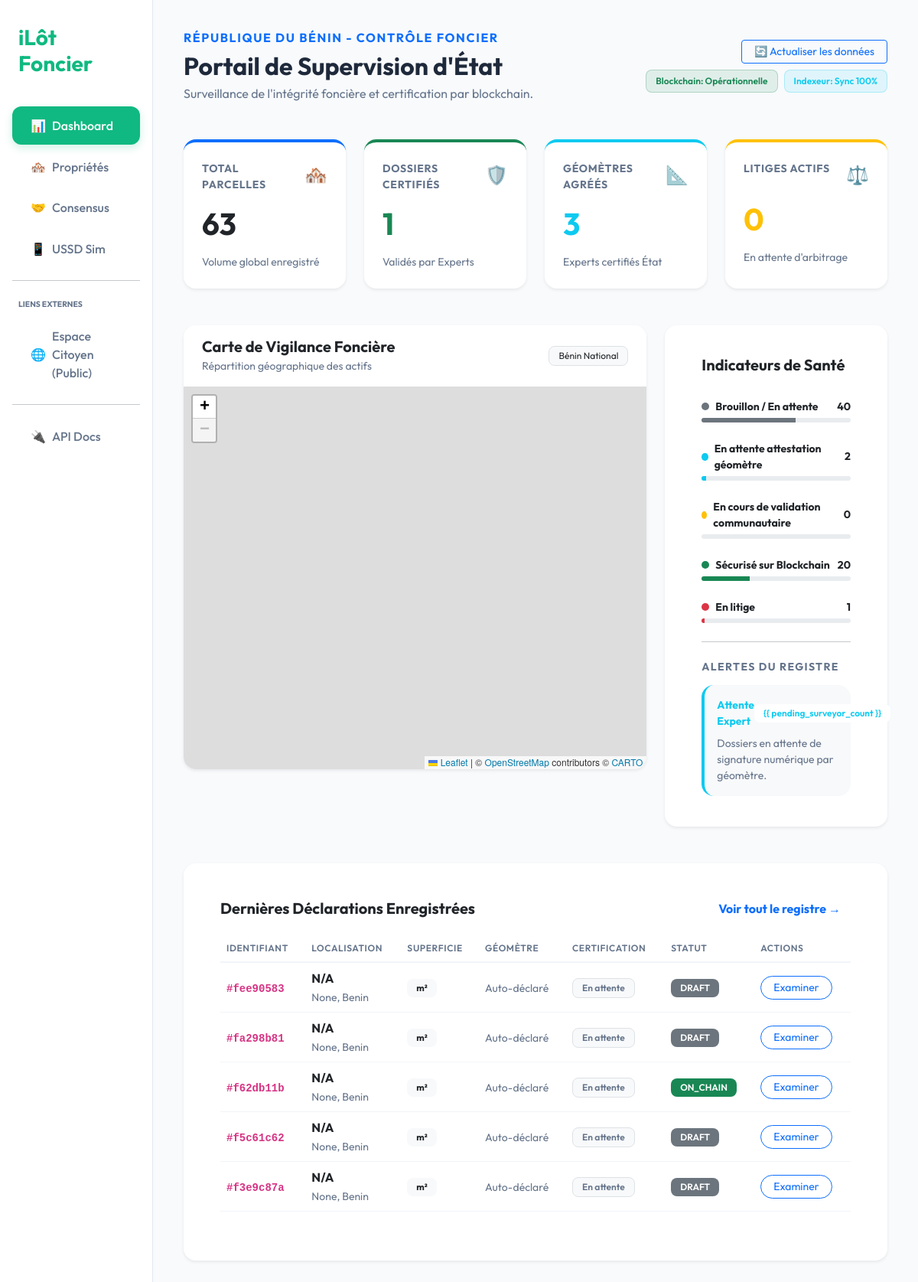
Page /supervision/ on the committed database.
### land_registry/models.py (models this page shows, shortened)
class Property(models.Model):
    class Status(models.TextChoices):
        DRAFT = 'DRAFT', _('Brouillon / En attente')
        PENDING_SURVEYOR = 'PENDING_SURVEYOR', _('En attente attestation géomètre')
        VALIDATING = 'VALIDATING', _('En cours de validation communautaire')
        ON_CHAIN = 'ON_CHAIN', _('Sécurisé sur Blockchain')
        DISPUTED = 'DISPUTED', _('En litige')
    id = models.UUIDField(primary_key=True, default=uuid.uuid4, editable=False)
    on_chain_id = models.DecimalField(max_digits=78, decimal_places=0, unique=True, null=True, blank=True, help_text="Token ID (uint256) sur le contrat")
    owner_wallet = models.ForeignKey(User, on_delete=models.PROTECT, related_name='properties', to_field='wallet_address', db_column='owner_wallet')
    country = models.CharField(max_length=100, default='Benin', help_text="Pays de la parcelle")
    gps_centroid = models.JSONField(help_text="Point central {lat: float, lng: float}")
    gps_boundaries = models.JSONField(help_text="Limites exactes [ {lat, lng}, ... ]")
    area_sqm = models.FloatField(null=True, blank=True, help_text="Superficie en m²")
    area_cadastral = models.CharField(max_length=50, null=True, blank=True, help_text="Superficie format cadastral (ex: 01ha 20a 15ca)")
    district = models.CharField(max_length=100, null=True, blank=True, help_text="Nom de l'arrondissement")
    village = models.CharField(max_length=100, null=True, blank=True, help_text="Quartier / Village")
    surveyor = models.ForeignKey(AuthorizedSurveyor, on_delete=models.SET_NULL, null=True, blank=True, related_name='properties')
    surveyor_name = models.CharField(max_length=255, null=True, blank=True, help_text="Nom saisi (si hors liste)")
    is_surveyor_validated = models.BooleanField(default=False, help_text="Le géomètre a-t-il certifié les mesures ?")
    status = models.CharField(max_length=20, choices=Status.choices, default=Status.DRAFT, db_index=True)
    @property
    def is_certified(self):
        witness_count = self.witnesses.filter(is_confirmed=True).count()
        return self.is_surveyor_validated and witness_count >= 2
    last_sync_block = models.BigIntegerField(null=True, blank=True, help_text="Dernier bloc synchronisé")
    class Meta:
        db_table = 'properties'
        verbose_name = _("Propriété")
        verbose_name_plural = _("Propriétés")
        indexes = [
            models.Index(fields=['status']),
            models.Index(fields=['owner_wallet']),
        ]

### land_registry/views.py (the view)
# urls.py: path('supervision/', dashboard, name='dashboard'),
def dashboard(request):
    total_properties = Property.objects.count()
    certified_count = sum(1 for p in Property.objects.all() if p.is_certified)
    active_surveyors_count = AuthorizedSurveyor.objects.filter(is_active=True).count()
    pending_surveyor_count = Property.objects.filter(status=Property.Status.PENDING_SURVEYOR).count()
    raw_stats = {s['status']: s['count'] for s in Property.objects.values('status').annotate(count=Count('status'))}
    properties_by_status = []
    for status_code, status_label in Property.Status.choices:
        properties_by_status.append({
            'status': status_code,
            'label': status_label,
            'count': raw_stats.get(status_code, 0)
        })
    total_users = User.objects.count()
    witnesses_count = PropertyWitness.objects.count() # On compte les enregistrements de témoins
    pending_validations = ValidationRequest.objects.filter(status=ValidationRequest.Status.OPEN).count()
    all_properties = Property.objects.all().select_related('surveyor')
    properties_json = []
    for p in all_properties:
        properties_json.append({
            'id': str(p.id),
            'lat': float(p.gps_centroid.get('lat', 0)),
            'lng': float(p.gps_centroid.get('lng', 0)),
            'status': p.status,
            'village': p.village or "N/A",
            'is_certified': p.is_certified
        })
    recent_properties = all_properties.order_by('-id')[:5]
    context = {
        'total_properties': total_properties,
        'properties_by_status': properties_by_status,
        'total_users': total_users,
        'witnesses_count': witnesses_count,
        'pending_validations': pending_validations,
        'certified_count': certified_count,
        'active_surveyors_count': active_surveyors_count,
        'pending_surveyor_count': pending_surveyor_count,
        'properties_json': properties_json,
        'recent_properties': recent_properties
    }
    return render(request, 'dashboard.html', context)

### templates/dashboard.html (shortened to what this page needs)
{% extends 'base.html' %}
{% block content %}
<div class="d-flex justify-content-between align-items-center mb-5">
    <div>
        <h6 class="text-primary fw-bold text-uppercase mb-2" style="letter-spacing: 0.1em;">RÉPUBLIQUE DU BÉNIN -
            CONTRÔLE FONCIER</h6>
        <h1 class="h2 fw-bold mb-1">Portail de Supervision d'État</h1>
        <p class="text-muted mb-0">Surveillance de l'intégrité foncière et certification par blockchain.</p>
    </div>
    <div class="text-end">
        <button class="btn btn-outline-primary btn-sm px-3 mb-2" onclick="location.reload()">
            🔄 Actualiser les données
        </button>
        <div class="d-flex gap-2">
            <span
                class="badge bg-success bg-opacity-10 text-success border border-success border-opacity-25 py-2">Blockchain:
                Opérationnelle</span>
            <span class="badge bg-info bg-opacity-10 text-info border border-info border-opacity-25 py-2">Indexeur: Sync
                100%</span>
        </div>
    </div>
</div>
<div class="row g-4 mb-5">
    <div class="col-md-3">
        <div class="card h-100 border-0 border-top border-4 border-primary shadow-sm p-4 rounded-4 bg-white">
            <div class="d-flex justify-content-between align-items-start mb-3">
                <small class="text-muted fw-bold text-uppercase" style="letter-spacing: 0.05em;">Total Parcelles</small>
                <span class="fs-4">🏘️</span>
            </div>
            <h2 class="display-6 fw-bold mb-0 text-dark">{{ total_properties }}</h2>
            <div class="mt-3 small">
                <span class="text-muted">Volume global enregistré</span>
            </div>
        </div>
    </div>
    <div class="col-md-3">
        <div class="card h-100 border-0 border-top border-4 border-success shadow-sm p-4 rounded-4 bg-white">
            <div class="d-flex justify-content-between align-items-start mb-3">
                <small class="text-muted fw-bold text-uppercase" style="letter-spacing: 0.05em;">Dossiers
                    Certifiés</small>
                <span class="fs-4">🛡️</span>
            </div>
            <h2 class="display-6 fw-bold mb-0 text-success">{{ certified_count }}</h2>
            <div class="mt-3 small">
                <span class="text-muted text-success-emphasis">Validés par Experts</span>
            </div>
        </div>
    </div>
    <div class="col-md-3">
        <div class="card h-100 border-0 border-top border-4 border-info shadow-sm p-4 rounded-4 bg-white">
            <div class="d-flex justify-content-between align-items-start mb-3">
                <small class="text-muted fw-bold text-uppercase" style="letter-spacing: 0.05em;">Géomètres
                    Agréés</small>
                <span class="fs-4">📐</span>
            </div>
            <h2 class="display-6 fw-bold mb-0 text-info">{{ active_surveyors_count }}</h2>
            <div class="mt-3 small">
                <span class="text-muted">Experts certifiés État</span>
            </div>
        </div>
    </div>
    <div class="col-md-3">
        <div class="card h-100 border-0 border-top border-4 border-warning shadow-sm p-4 rounded-4 bg-white">
            <div class="d-flex justify-content-between align-items-start mb-3">
                <small class="text-muted fw-bold text-uppercase" style="letter-spacing: 0.05em;">Litiges Actifs</small>
                <span class="fs-4">⚖️</span>
            </div>
            <h2 class="display-6 fw-bold mb-0 text-warning">0</h2>
            <div class="mt-3 small">
                <span class="text-muted">En attente d'arbitrage</span>
            </div>
        </div>
    </div>
</div>
<div class="row g-4 mb-5">
    <div class="col-lg-8">
        <div class="card border-0 shadow-sm rounded-4 overflow-hidden p-0">
            <div class="card-header bg-white border-0 py-3 px-4 d-flex justify-content-between align-items-center">
                <div>
                    <h5 class="fw-bold mb-0">Carte de Vigilance Foncière</h5>
                    <small class="text-muted">Répartition géographique des actifs</small>
                </div>
                <div class="badge bg-light text-dark border fw-normal">Bénin National</div>
            </div>
            <div id="overviewMap" style="height: 500px; width: 100%;"></div>
        </div>
    </div>
    <div class="col-lg-4">
        <div class="card border-0 shadow-sm rounded-4 h-100 bg-white">
            <div class="card-header bg-white border-0 py-3 px-4">
                <h5 class="fw-bold mb-0">Indicateurs de Santé</h5>
            </div>
            <div class="card-body px-4">
                {% for stat in properties_by_status %}
                <div class="mb-4">
                    <div class="d-flex justify-content-between align-items-center mb-1">
                        <div class="d-flex align-items-center">
                            <span
                                class="dot me-2 {% if stat.status == 'ON_CHAIN' %}bg-success{% elif stat.status == 'VALIDATING' %}bg-warning{% elif stat.status == 'DISPUTED' %}bg-danger{% elif stat.status == 'PENDING_SURVEYOR' %}bg-info{% else %}bg-secondary{% endif %}"></span>
                            <span class="fw-bold small text-dark">{{ stat.label }}</span>
                        </div>
                        <span class="fw-bold small">{{ stat.count }}</span>
                    </div>
                    {% widthratio stat.count total_properties 100 as pct %}
                    <div class="progress" style="height: 6px;">
                        <div class="progress-bar {% if stat.status == 'ON_CHAIN' %}bg-success{% elif stat.status == 'VALIDATING' %}bg-warning{% elif stat.status == 'DISPUTED' %}bg-danger{% elif stat.status == 'PENDING_SURVEYOR' %}bg-info{% else %}bg-secondary{% endif %}"
                            role="progressbar" style="width: {{ pct }}%"></div>
                    </div>
                </div>
                {% endfor %}
                <hr class="my-4 opacity-10">
                <h6 class="fw-bold mb-3 small text-muted text-uppercase" style="letter-spacing: 0.1em;">Alertes du
                    Registre</h6>
                <div class="p-3 bg-light rounded-4 border-start border-4 border-info">
                    <div class="d-flex justify-content-between align-items-center">
                        <small class="fw-bold text-info">Attente Expert</small>
                        <span class="badge bg-white text-info border-info border-opacity-25">{{ pending_surveyor_count
                            }}</span>
                    </div>
                    <p class="small text-muted mb-0 mt-2">Dossiers en attente de signature numérique par géomètre.</p>
                </div>
            </div>
        </div>
    </div>
</div>
<div class="row g-4">
    <div class="col-12">
        <div class="card border-0 shadow-sm rounded-4">
            <div class="card-header bg-white border-0 py-3 px-4 d-flex justify-content-between align-items-center">
                <h5 class="fw-bold mb-0">Dernières Déclarations Enregistrées</h5>
                <a href="{% url 'web_properties' %}"
                    class="btn btn-link text-primary text-decoration-none fw-bold small">Voir tout le registre →</a>
            </div>
            <div class="table-responsive px-4 pb-4">
                <table class="table align-middle">
                    <thead class="text-muted small">
                        <tr>
                            <th>IDENTIFIANT</th>
                            <th>LOCALISATION</th>
                            <th>SUPERFICIE</th>
                            <th>GÉOMÈTRE</th>
                            <th>CERTIFICATION</th>
                            <th>STATUT</th>
                            <th>ACTIONS</th>
                        </tr>
                    </thead>
                    <tbody>
                        {% for p in recent_properties %}
                        <tr>
                            <td><code class="fw-bold">#{{ p.id|stringformat:"s"|slice:":8" }}</code></td>
                            <td>
                                <span class="fw-bold d-block">{{ p.village|default:"N/A" }}</span>
                                <small class="text-muted">{{ p.district }}, {{ p.country }}</small>
                            </td>
                            <td><span class="badge bg-light text-dark fw-bold">{{ p.area_sqm|floatformat:0 }} m²</span>
                            </td>
                            <td>
                                {% if p.surveyor %}
                                <small class="fw-bold text-primary">{{ p.surveyor.name }}</small>
                                {% else %}
                                <small class="text-muted">{{ p.surveyor_name|default:"Auto-déclaré" }}</small>
                                {% endif %}
                            </td>
                            <td>
                                {% if p.is_certified %}
                                <span
                                    class="badge bg-success bg-opacity-10 text-success border border-success border-opacity-25">🛡️
                                    Certifié</span>
                                {% else %}
                                <span class="badge bg-light text-muted border">En attente</span>
                                {% endif %}
                            </td>
                            <td>
                                <span
                                    class="badge {% if p.status == 'ON_CHAIN' %}bg-success{% elif p.status == 'VALIDATING' %}bg-warning{% elif p.status == 'DISPUTED' %}bg-danger{% elif p.status == 'PENDING_SURVEYOR' %}bg-info{% else %}bg-secondary{% endif %}">
                                    {{ p.status }}
                                </span>
                            </td>
                            <td>
                                <a href="{% url 'web_property_detail' p.id %}"
                                    class="btn btn-sm btn-outline-primary rounded-pill px-3">Examiner</a>
                            </td>
                        </tr>
                        {% endfor %}
                    </tbody>
                </table>
            </div>
        </div>
    </div>
</div>
<link rel="stylesheet" href="https://unpkg.com/leaflet@1.9.4/dist/leaflet.css" />
{% endblock %}

### templates/base.html (style rules this page uses)
:root { --primary: #10b981; --secondary: #059669; --bg: #f8fafc; --card-bg: #ffffff; --text: #1e293b; --text-muted: #64748b; --sidebar-bg: #ffffff; }
body { background-color: var(--bg); color: var(--text); font-family: 'Outfit', sans-serif; overflow-x: hidden; }
.text-muted { color: var(--text-muted) !important; }
.card { background: var(--card-bg); border: 1px solid #e2e8f0; border-radius: 20px; padding: 1.5rem; transition: transform 0.3s ease, box-shadow 0.3s ease; box-shadow: 0 4px 6px -1px rgba(0, 0, 0, 0.05); }
.badge { padding: 0.5em 1em; border-radius: 8px; font-weight: 600; }
.table { color: var(--text); }
.table thead th { border-bottom: 2px solid #f1f5f9; color: var(--text-muted); text-transform: uppercase; font-size: 0.75rem; letter-spacing: 0.05em; }
.table td { border-bottom: 1px solid #f1f5f9; vertical-align: middle; }

### templates/dashboard.html (style rules this page uses)
body { background-color: #f8fafc; }
.card { transition: transform 0.2s ease; }
.dot { width: 10px; height: 10px; border-radius: 50%; display: inline-block; }
.table th { font-weight: 600; text-transform: uppercase; letter-spacing: 0.5px; border-top: 0; }
.display-6 { font-size: 2.5rem; }

### rows in the picture
Property: id "fee90583", village "N/A", district "None", country "Benin", surveyor_name "Auto-déclaré", is_surveyor_validated "En attente", status "DRAFT"
Property: id "fa298b81", village "N/A", district "None", country "Benin", surveyor_name "Auto-déclaré", is_surveyor_validated "En attente", status "DRAFT"
Property: id "f62db11b", village "N/A", district "None", country "Benin", surveyor_name "Auto-déclaré", is_surveyor_validated "En attente", status "ON_CHAIN"
Property: id "f5c61c62", village "N/A", district "None", country "Benin", surveyor_name "Auto-déclaré", is_surveyor_validated "En attente", status "DRAFT"
Property: id "f3e9c87a", village "N/A", district "None", country "Benin", surveyor_name "Auto-déclaré", is_surveyor_validated "En attente", status "DRAFT"

### other values in the picture
{{ total_properties }} "63"
{{ certified_count }} "1"
{{ active_surveyors_count }} "3"
{{ stat.label }} "Brouillon / En attente" "En attente attestation géomètre" "En cours de validation communautaire" "Sécurisé sur Blockchain" "En litige"
{{ stat.count }} "40" "2" "0" "20" "1"
